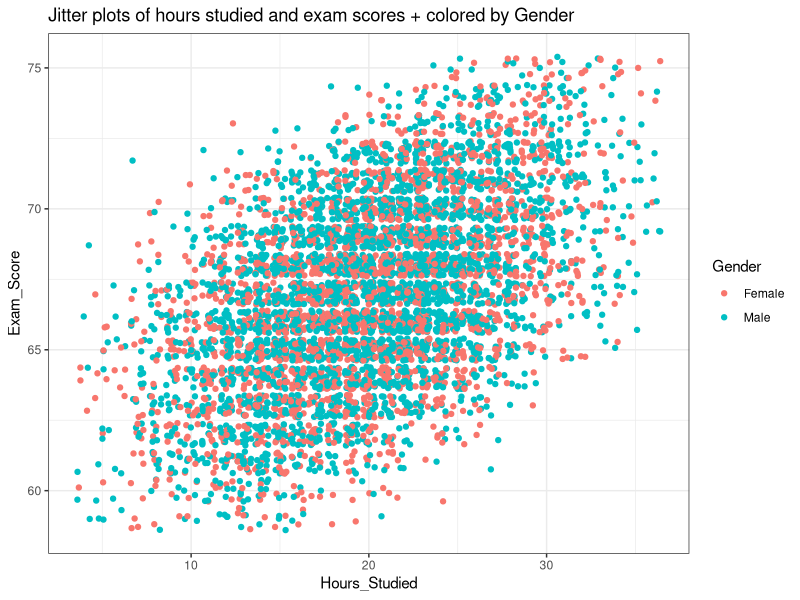
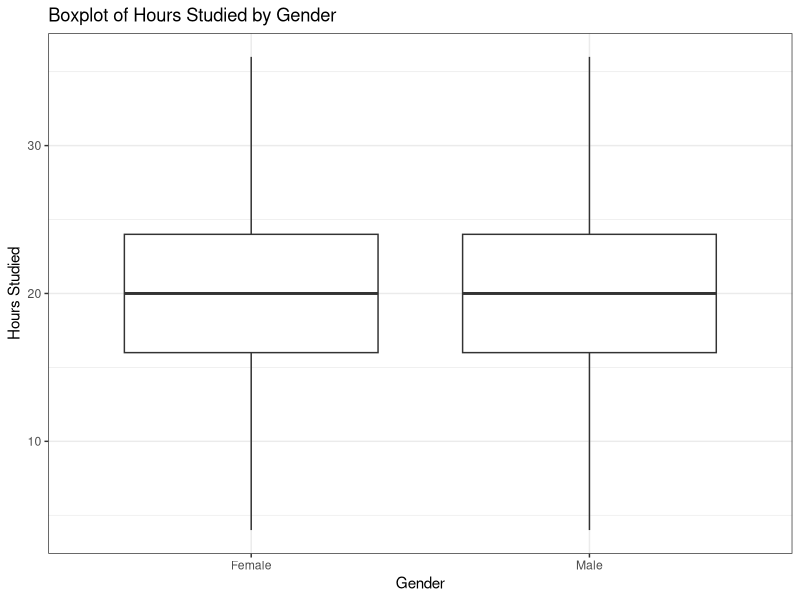
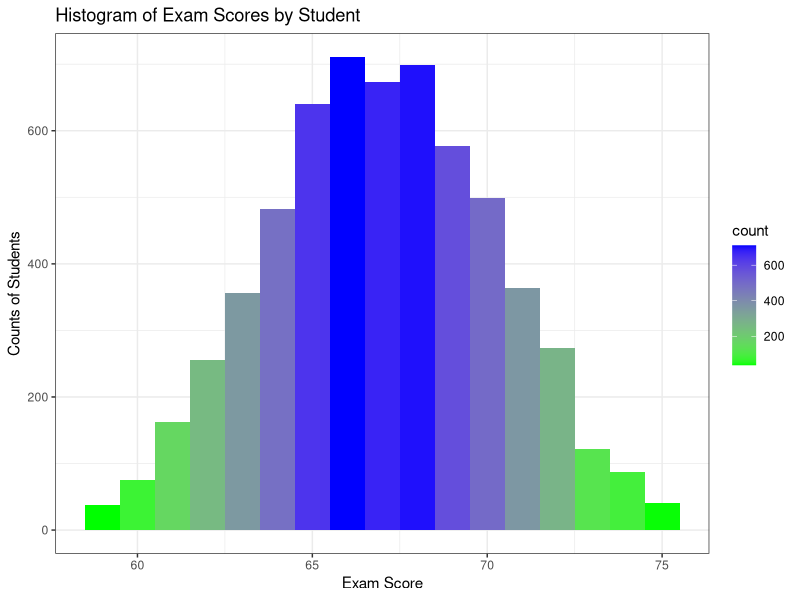
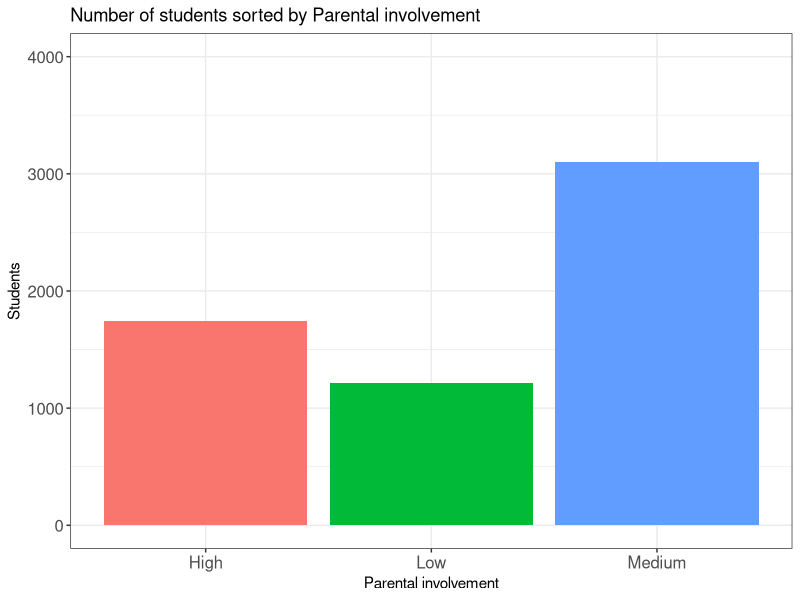

Reproduce these figures in R, in order.
## ---- chunk 1
library(knitr)
library(markdown)
library(rmarkdown)
library(tidyverse)
library(lubridate)
library(readxl)
theme_set(theme_bw())
## ---- chunk 2
data <- read_csv("data.csv")

# Remove outliers from the dataset
remove_outliers <- function(df, cols) {
  for (col in cols) {
    Q1 <- quantile(df[[col]], 0.25)
    Q3 <- quantile(df[[col]], 0.75)
    IQR <- Q3 - Q1
    df <- df %>% filter(df[[col]] >= (Q1 - 1.5 * IQR) & df[[col]] <= (Q3 + 1.5 * IQR))
  }
  return(df)
}

numeric_cols <- sapply(data, is.numeric)
data <- remove_outliers(data, names(data)[numeric_cols])
## ---- chunk 3
#Jitter plot for hours studied and exam score
ggplot(data, aes(x = Hours_Studied, y = Exam_Score, color = Gender)) + geom_jitter() + scale_fill_manual(values = c("blue", "pink")) + labs(title = "Jitter plots of hours studied and exam scores + colored by Gender")
## ---- chunk 4
# data$Hours_Studied

ggplot(data, aes(x = data$Gender, y = data$Hours_Studied)) + geom_boxplot() +   labs(title = "Boxplot of Hours Studied by Gender", x = "Gender", y = "Hours Studied")
## ---- chunk 5

ggplot(data, aes(x = Exam_Score)) + geom_histogram(binwidth = 1, aes(fill = ..count..)) + scale_fill_gradient(low = "green", high = "blue") + labs(title = "Histogram of Exam Scores by Student", x = "Exam Score" , y = "Counts of Students")

## ---- chunk 6
ggplot(data, aes(x=Parental_Involvement, fill = Parental_Involvement))+
  geom_bar() +
  labs(title="Number of students sorted by Parental involvement", x="Parental involvement", y="Students")+
  ylim(0,4000) +
  theme(legend.position = "none",axis.text = element_text(size = 12))
## ---- chunk 7
print("anders er gay")
## ---- chunk 8
print("anders er gay")
